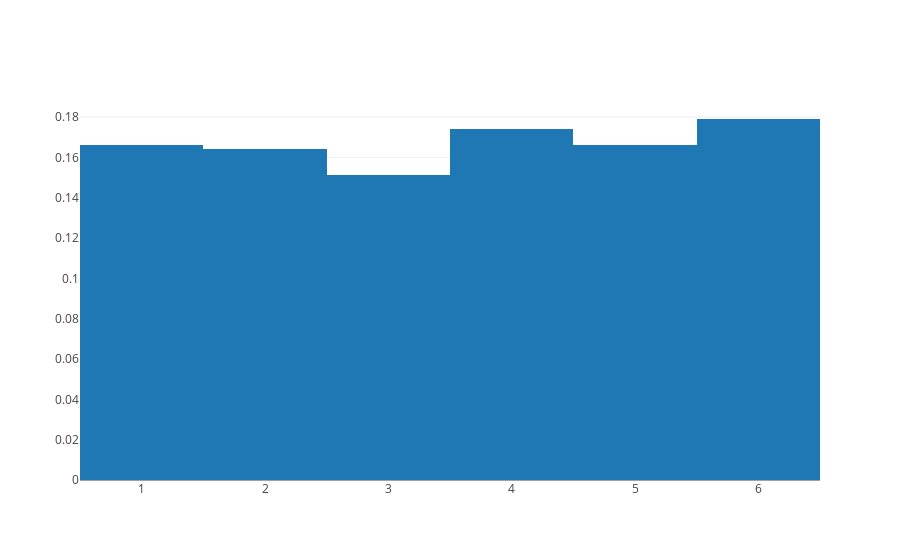

Here is the notebook cell this chart was saved with:
### Markdown cell above
Roll one die

### Code cell
all_rolls=[]
for i in range(1000):
    roll = np.random.choice(dice_rolls)
    all_rolls.append(roll)

data = [go.Histogram(x=all_rolls, histnorm='probability')]
iplot(data)

### Figure 1 — Plotly figure (JSON) as saved in the notebook; plotly's stock layout.template omitted (floating-point values rounded to 4 significant figures; data arrays with more than 128 entries replaced by an {"elided": "..."} marker saying what was removed)
{"data": [{"histnorm": "probability", "type": "histogram", "uid": "a2fe93c3-76fa-4569-957b-0657e0b80d4c", "x": {"elided": "1000 int values"}}], "layout": {}}
